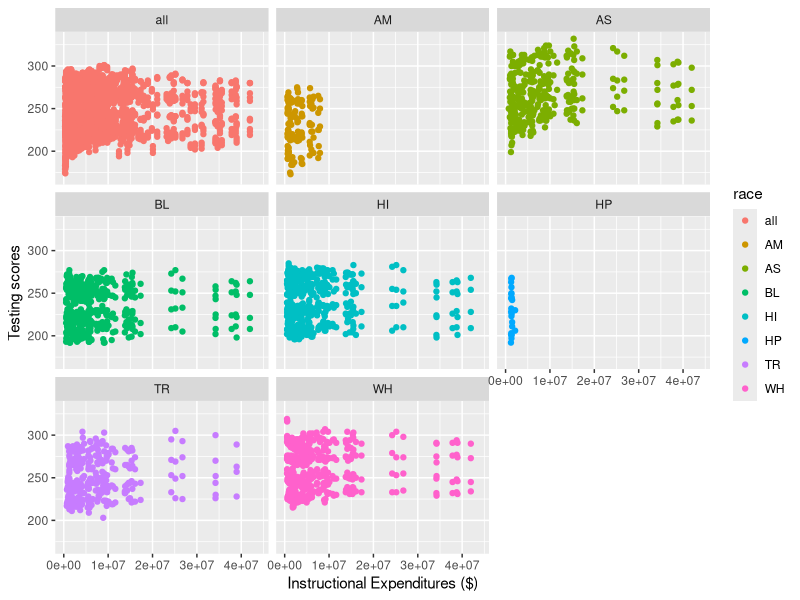
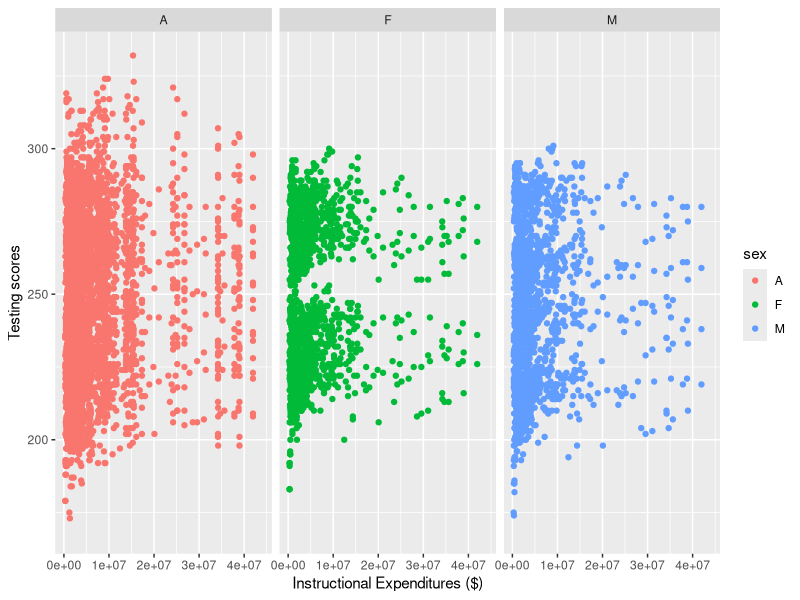
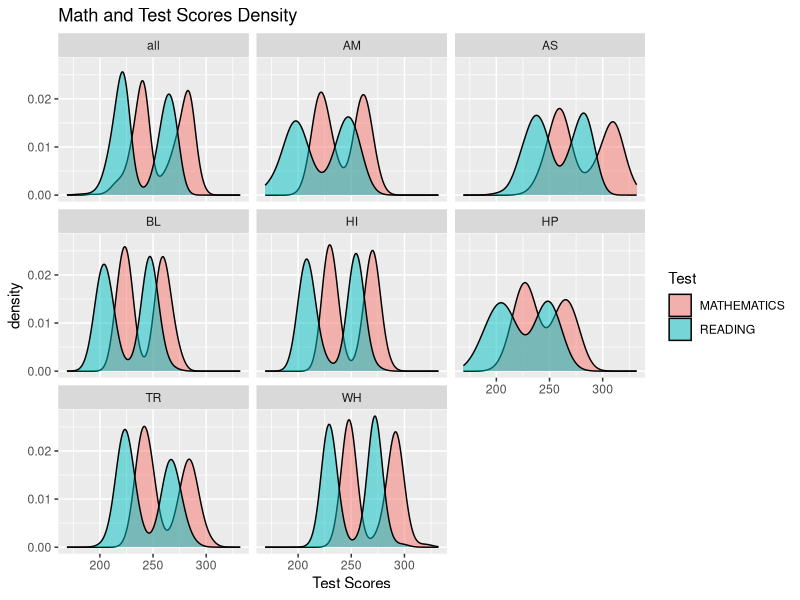
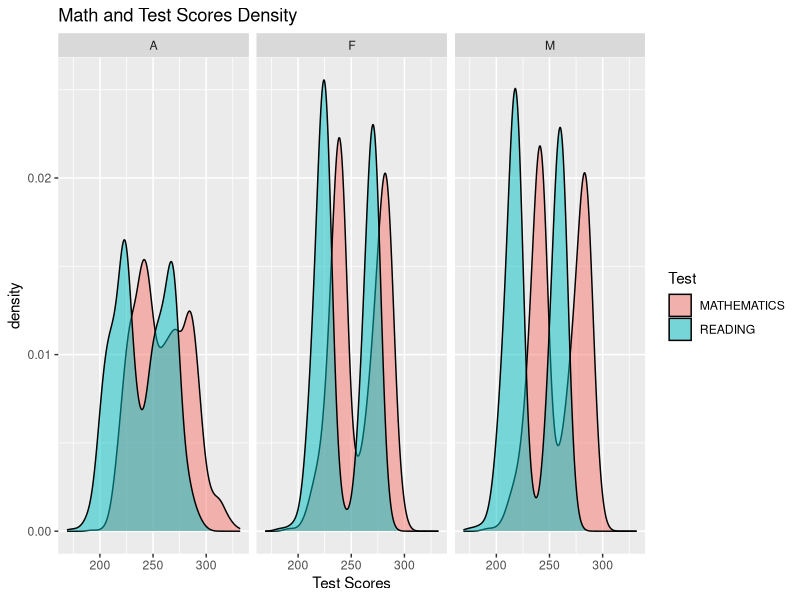
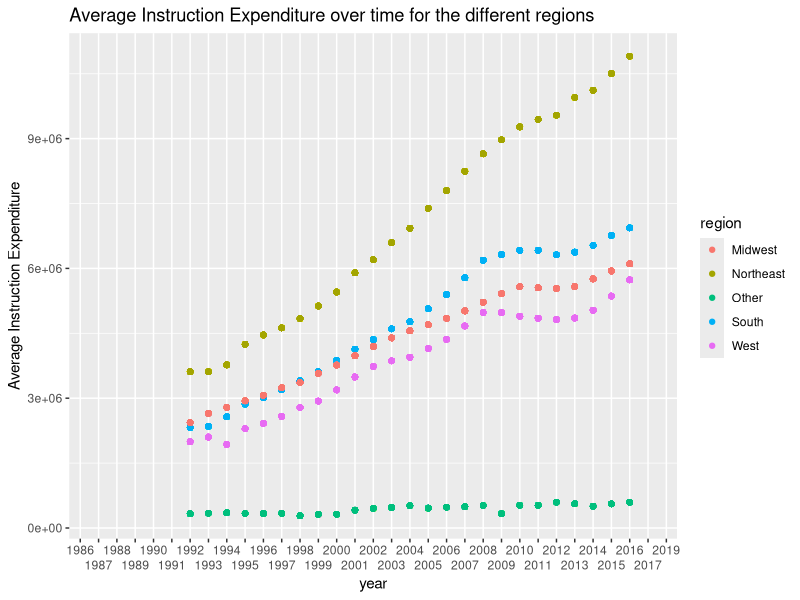

Recreate these plots in R, in order.
## ---- chunk 1
knitr::opts_chunk$set(echo = TRUE)
library(tidyverse)
library(readxl)
## ---- chunk 2
schools <- read_xlsx("US_schools_data.xlsx")
## ---- chunk 3
clean_schools <-schools %>%
  select(PRIMARY_KEY,
         TOTAL_EXPENDITURE, 
         INSTRUCTION_EXPENDITURE, 
         SUPPORT_SERVICES_EXPENDITURE, 
         OTHER_EXPENDITURE, 
         CAPITAL_OUTLAY_EXPENDITURE, 
         ends_with("READING"), 
         ends_with("MATHEMATICS"))
## ---- chunk 4
clean_schools
## ---- chunk 5

clean_schools$PRIMARY_KEY <- str_replace(clean_schools$PRIMARY_KEY,"_", " ")

clean_schools <- clean_schools %>%
  separate(PRIMARY_KEY, 
           into = c("year", "state"), 
           sep = " ")

clean_schools$state <- str_replace_all(clean_schools$state, "_", " ")


## ---- chunk 6
clean_schools <- clean_schools %>%
  pivot_longer("G04_A_A_READING":"G08_TR_A_MATHEMATICS",
               names_to = c("grade","race", "sex", "test"),
               names_sep = "_",
               values_to = "score")
## ---- chunk 7
clean_schools <- clean_schools %>%
  mutate(sex = as.factor(sex),
         race = fct_recode(as.factor(clean_schools$race), all = "A"),
         test = as.factor(test),
         grade =as.factor(grade)
         )
  
## ---- chunk 8
MIDWEST <- c("INDIANA","ILLINOIS","MICHIGAN","OHIO","WISCONSIN",
             "IOWA","KANSAS","MINNESOTA","MISSOURI","NEBRASKA",
             "NORTH DAKOTA","SOUTH DAKOTA")

NORTHEAST <- c("CONNECTICUT","MAINE","MASSACHUSETTS","NEW HAMPSHIRE",
             "RHODE ISLAND","VERMONT","NEW JERSEY","NEW YORK",
             "PENNSYLVANIA")

SOUTH <- c("DELAWARE","DISTRICT","FLORIDA","GEORGIA",
            "MARYLAND","NORTH CAROLINA","SOUTH CAROLINA","VIRGINIA",
            "WEST VIRGINIA","ALABAMA","KENTUCKY","MISSISSIPPI",
            "TENNESSEE","ARKANSAS","LOUISIANA","OKLAHOMA","TEXAS")

WEST <- c("ARIZONA","COLORADO","IDAHO","NEW MEXICO","MONTANA",
            "UTAH","NEVADA","WYOMING","ALASKA","CALIFORNIA",
            "HAWAII","OREGON","WASHINGTON")

clean_schools <- clean_schools %>%
  mutate(region = if_else(state %in% MIDWEST, "Midwest", 
                          if_else(state %in% NORTHEAST, "Northeast", 
                                  if_else(state %in% SOUTH, "South", 
                                          if_else(state %in% WEST, "West", "Other")))))

## ---- chunk 9
clean_schools %>%
  ggplot(aes(x = INSTRUCTION_EXPENDITURE, y = score, color = race)) +
  geom_point() +
  labs(x = "Instructional Expenditures ($)", 
       y = "Testing scores")  +
  facet_wrap(~race)

clean_schools %>%
  ggplot(aes(x = INSTRUCTION_EXPENDITURE, y = score, color = sex)) +
  geom_point() +
  labs(x = "Instructional Expenditures ($)", 
       y = "Testing scores")  +
  facet_wrap(~sex)
## ---- chunk 10
clean_schools %>%
  ggplot()+
  geom_density(mapping = aes(x = score, fill = test), alpha = 0.5)+
  facet_wrap(~race) +
  labs(title = "Math and Test Scores Density", x = "Test Scores", fill = "Test")

clean_schools %>%
  ggplot()+
  geom_density(mapping = aes(x = score, fill = test), alpha = 0.5)+
  facet_wrap(~sex) +
  labs(title = "Math and Test Scores Density", x = "Test Scores", fill = "Test")
## ---- chunk 11
clean_schools %>%
  #filter(!is.na(INSTRUCTION_EXPENDITURE)) %>%
  group_by(year, region, race, sex) %>%
  mutate(
    avg = mean(INSTRUCTION_EXPENDITURE, na.rm = TRUE),
         year = as.factor(year)
    ) %>%
  ggplot(mapping = aes(x = year, y = avg, color = region))+
  geom_point() +
  scale_x_discrete(guide = guide_axis(n.dodge=2)) +#+ facet_wrap(~race) + facet_wrap(~sex)
  labs(title = "Average Instruction Expenditure over time for the different regions", y = "Average Instruction Expenditure")
## ---- chunk 12
clean_schools %>%
  filter(test == "MATHEMATICS") %>%
  lm(score ~ INSTRUCTION_EXPENDITURE, data = .) ->
  math_model

clean_schools %>%
  filter(test == "READING") %>%
  lm(score ~ INSTRUCTION_EXPENDITURE, data = .) ->
  reading_model
  
